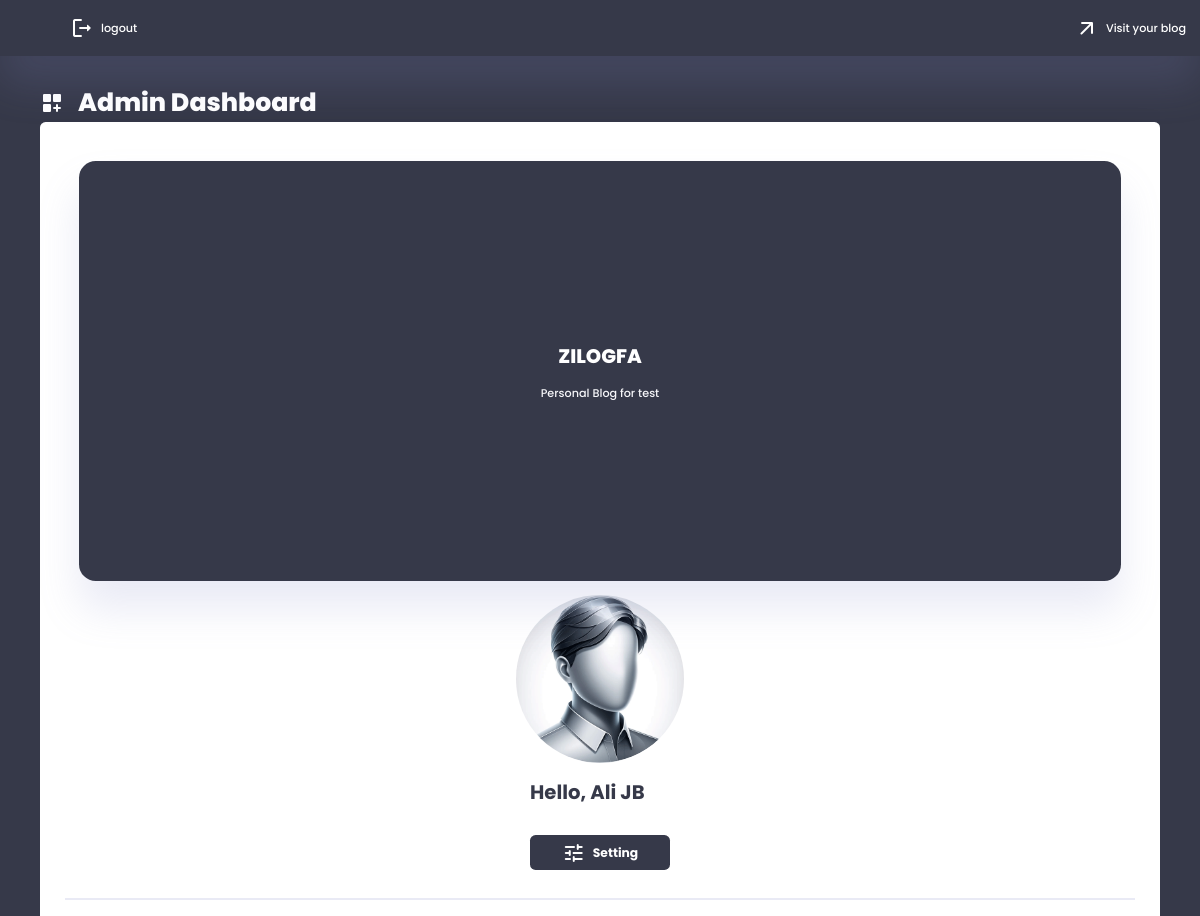
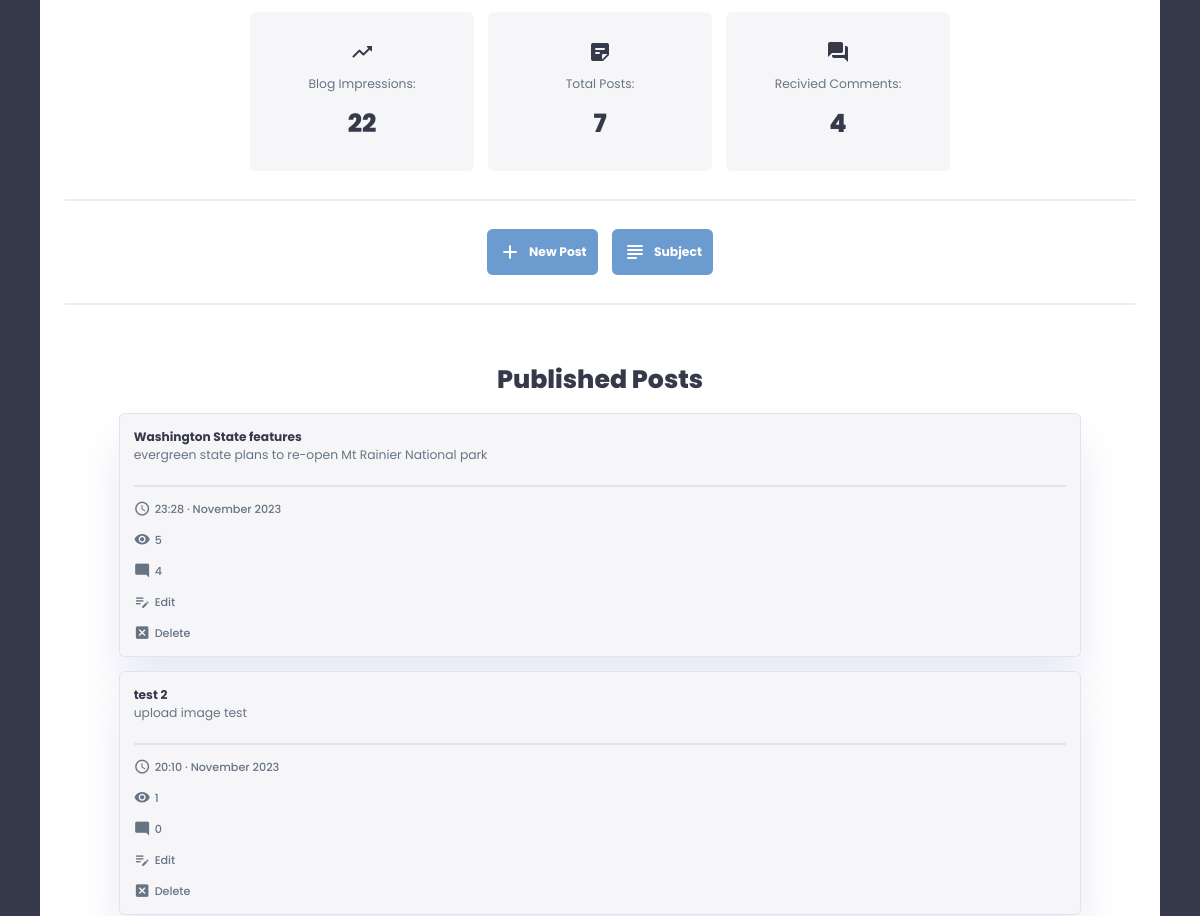
Before: /auth/admin_dashboard (signed in, upper part) with the older database file (2 pictures, top to bottom).
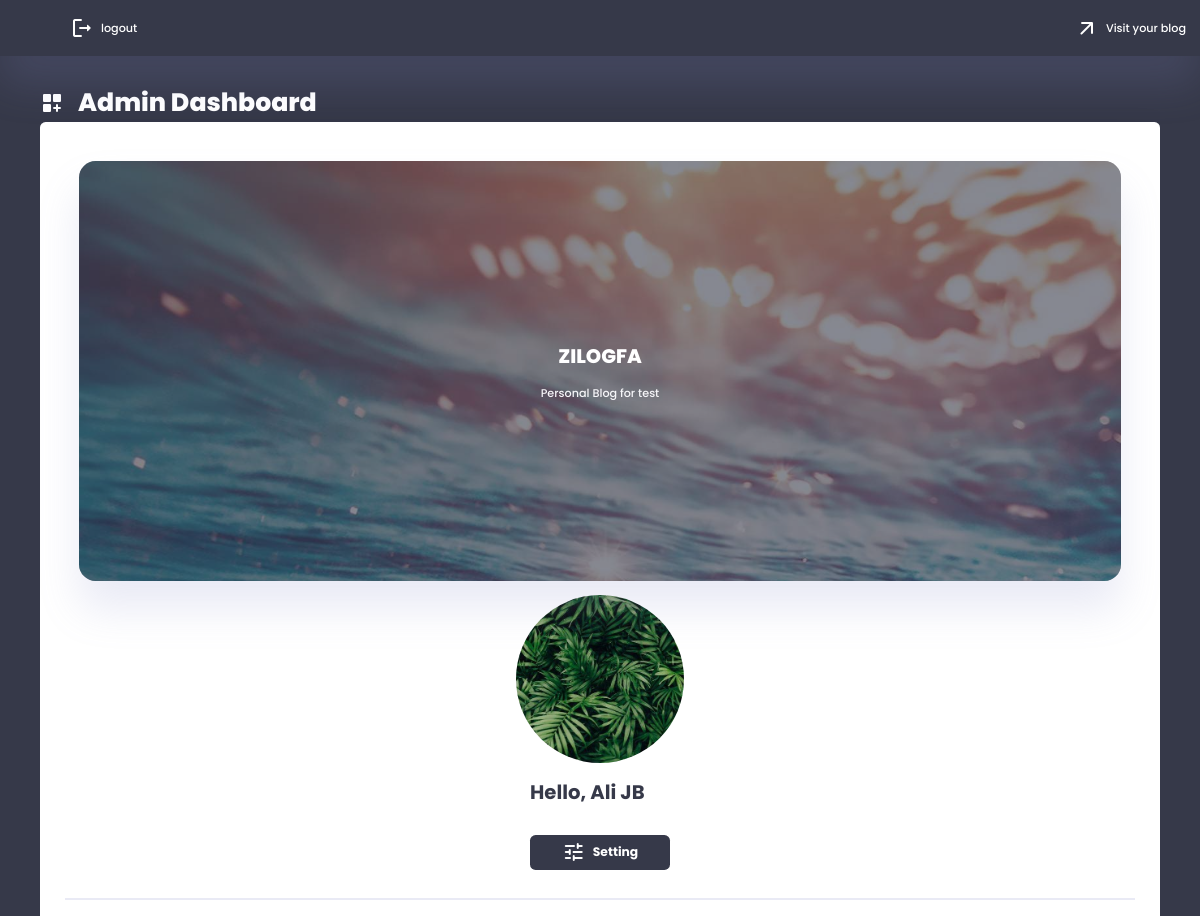
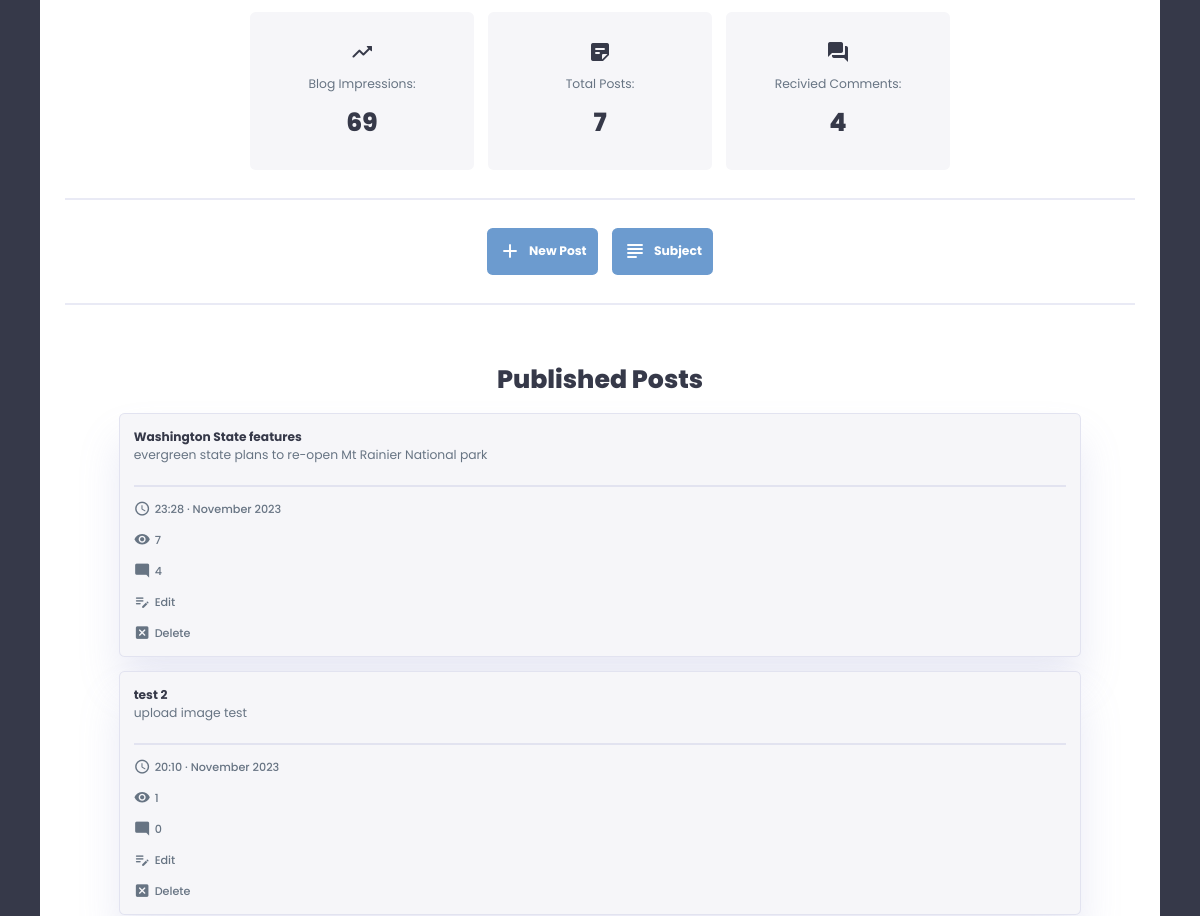
After: the same page with the newer database file (2 pictures, top to bottom).
### app/models/blog.py (models this page shows, shortened)
class Blog(db.Model, UserMixin):
    __tablename__ = 'blog'
    id = db.Column(db.Integer, primary_key=True)
    email = db.Column(db.String(120), unique=True, nullable=False)
    password = db.Column(db.String(80), nullable=False)
    subdomain = db.Column(db.String(100), unique=True, nullable=False)
    blog_title = db.Column(db.String(40), nullable=True)
    blog_subtitle = db.Column(db.String(100), nullable=True)
    blog_about = db.Column(db.Text, nullable=True)
    author = db.Column(db.String(100), nullable=True)
    author_bio = db.Column(db.Text, nullable=True)
    profile_pic = db.Column(db.String(20), nullable=True)
    header_pic = db.Column(db.String(20), nullable=True)
    created_at = db.Column(db.DateTime, nullable=False, default=datetime.utcnow)
    impressions = db.Column(db.Integer, default=0)
    is_block = db.Column(db.Boolean, default=False)
    posts = relationship('Post', back_populates='blog')
    comments = db.relationship('Comment', back_populates='blog')

### app/models/post.py (models this page shows)
class Post(db.Model):
    __tablename__ = 'post'
    id = db.Column(db.Integer, primary_key=True)
    blog_id = db.Column(db.Integer, db.ForeignKey('blog.id'), nullable=False)
    title = db.Column(db.String(100), nullable=False)
    subtitle = db.Column(db.String(150), nullable=True)
    body = db.Column(db.Text, nullable=False)
    post_pic = db.Column(db.String(20), nullable=True)
    views = db.Column(db.Integer, default=0)
    created_at = db.Column(db.DateTime, nullable=False, default=datetime.utcnow)
    blog = relationship('Blog', back_populates='posts')
    subjects = db.relationship('Subject', secondary='post_subject_association', back_populates='posts')
    comments = db.relationship('Comment', lazy=True)

### app/routes/auth_routes.py (the view)
@auth_routes.route('/admin_dashboard')
@login_required
def admin_dashboard():
    posts = Post.query.order_by(Post.created_at.desc()).all()
    return render_template('auth/admin_dashboard.html', current_user=current_user, posts=posts)

### app/__init__.py (called while the page is built)
@login_manager.user_loader
def load_user(blog_id):
    return Blog.query.get(int(blog_id))

### app/routes/auth_routes.py (called while the page is built)
@auth_routes.before_request
def before_request():
    g.csrf_token = generate_csrf()  # from flask import g

### app/templates/auth/admin_dashboard.html
{% extends 'admin_base.html' %}
{% block admin %}
<a class="dashboard_title" href="#">
    <span class="material-icons-round">dashboard_customize</span>
    <h1>Admin Dashboard</h1>
</a>
<div class="admin_panel">
    <div class="admin_info">
        <div class="admin_header">
            {% if current_user.header_pic %}
                <img src="{{url_for('static', filename='images/header_pictures/' + current_user.header_pic)}}">
            {% endif %}
            <div class="admin_title">
                <h1>{{current_user.blog_title}}</h1>
                <h3>{{current_user.blog_subtitle}}</h3>
            </div>
        </div>
        <div class="admin_img">
            {% if current_user.profile_pic %}
            <img src="{{url_for('static', filename='images/profile_pictures/' + current_user.profile_pic)}}">
            {% else %}
            <img src="{{url_for('static', filename='images/main/blank-profile-pic.png')}}">
            {% endif %}
        </div>
        <div class="admin_bio">
            <h3>Hello, {{current_user.author}}</h3>
            <a href="{{ url_for('auth.setting') }}"><span class="material-icons-round">tune</span>Setting</a>
        </div>
    </div>
    <hr class="hr-100">
    <div class="analysis">
        <div>
            <span class="material-icons-round">trending_up</span>
            <p>Blog Impressions:</p>
            <h1>{{current_user.impressions}}</h1>
        </div>
        <div>
            <span class="material-icons-round">sticky_note_2</span>
            <p>Total Posts:</p>
            <h1>{{current_user.posts | length}}</h1>
        </div>
        <div>
            <span class="material-icons-round">question_answer</span>
            <p>Recivied Comments:</p>
            <h1>{{current_user.comments | length}}</h1>
        </div>
    </div>
    <hr class="hr-100">
    <div class="new_post_btn">
        <a href="{{ url_for('auth.create_post') }}"><span class="material-icons-round">add</span>New Post</a>
        <a href="{{url_for('auth.create_subject')}}"><span class="material-icons-round">subject</span>Subject</a>
    </div>
    <hr class="hr-100">
    <div class="pre_posts">
        <h1>Published Posts</h1>
        {% if posts %}
        {% for post in posts %}
        <div class="pre_tab">
            <div class="title">
                <a href="#">
                    <h3>{{post.title}}</h3>
                    <p>{{post.subtitle}}</p>
                </a>
            </div>
            <hr class="line">
            <div class="btn_sec">
                <h3><span class="material-icons-round">schedule</span>{{post.created_at.strftime('%H:%M · %B %Y')}}</h3>
                <h3><span class="material-icons-round">visibility</span>{{post.views}}</h3>
                <h3><span class="material-icons-round">mode_comment</span>{{ post.comments|length}}</h3>
                <a href="{{ url_for('auth.edit_post', post_id=post.id) }}">
                    <span class="material-icons-round">edit_note</span>
                    <h3>Edit</h3>
                </a>
                <a href="#" class="delete-post" data-post-id="{{ post.id }}">
                    <span class="material-icons-round">disabled_by_default</span>
                    <h3>Delete</h3>
                </a>
            </div>
        </div>
        {% endfor %}
        {% endif %}
    </div>
</div>
{% endblock %}

### app/templates/admin_base.html
{% extends 'base.html' %}
{% block content %}
<header class="admin_header">
    <div class="nexlog">
        <a href="{{ url_for('auth.logout') }}" target="_blank">
            <span class="material-icons-round">logout</span>
            <h3>logout</h3>
        </a>
    </div>
    <div class="visitBlog">
        <a href="{{url_for('blog.blog', user_subdomain=current_user.subdomain)}}" target="_blank">
            <span class="material-icons-round">arrow_outward</span>
            <h3>Visit your blog</h3>
        </a>
    </div>
</header>
<div class="admin_main">
    <div class="admin_sec">
        {% block admin %}
        {% endblock%}
    </div>
</div>
{% endblock %}

### app/templates/base.html (shortened to what this page needs)
<!DOCTYPE html>
<html lang="en">
<head>
    <link rel="stylesheet" href="{{url_for('static', filename='css/root.css')}}">
    <link rel="stylesheet" href="{{url_for('static', filename='css/styles.css')}}">
    <link rel="stylesheet" href="{{url_for('static', filename='css/main.css')}}">
    <link rel="stylesheet" href="{{url_for('static', filename='css/register.css')}}">
    <link rel="stylesheet" href="{{url_for('static', filename='css/login.css')}}">
    <link rel="stylesheet" href="{{url_for('static', filename='css/admin.css')}}">
    <link rel="stylesheet" href="{{url_for('static', filename='css/blog.css')}}">
    <link rel="stylesheet" href="{{url_for('static', filename='css/custom_input.css')}}">
</head>
<body>
    <main>
        {% block content %}
        {% endblock %}
    </main>
</body>
</html>

### app/static/css/root.css (style rules this page uses)
:root { --color-primary: #6C9BCF; --color-danger: #FF0060; --color-success: #1B9C85; --color-warning: #F7D060; --color-white: #fff; --color-info-dark: #7d8da1; --color-dark: #363949; --color-light: rgba(132, 139, 200, 0.18); --color-dark-variant: #677483; --color-background: #f6f6f9; --card-border-radius: 2rem; --border-radius-1: 0.4rem; --border-radius-2: 1.2rem; --card-padding: 1.8rem; --padding-1: 1.2rem; --box-shadow: 0 2rem 3rem var(--color-light); --box-shadow-dark: 0 2rem 3rem rgba(23, 26, 13, 0.3); --inner-shadow: inset 0.1rem 0.1rem 0.5rem var(--color-light); --transition-1: all 0.3s ease; --clr-wheat: #E9D985; --clr-mint: #BCD8C1; --clr-tqz: #439A86; --clr-dark-tqz: #007991; --clr-navy: #222E50; --clr-purple: #8a2be2; --clr-blue: #73C2FB; }
* { margin: 0; padding: 0; outline: 0; appearance: 0; border: 0; text-decoration: none; box-sizing: border-box; }
html { font-size: 14px; }
body { width: 100vw; height: 100vh; font-family: 'Poppins', sans-serif; font-size: 0.88rem; user-select: none; overflow-x: hidden; color: var(--color-dark); background-color: var(--color-background); }
a { color: var(--color-dark); }
img { display: block; width: 100%; object-fit: cover; }
h1 { font-weight: 800; font-size: 1.8rem; }
h3 { font-weight: 500; font-size: 0.87rem; }
p { color: var(--color-dark-variant); }

### app/static/css/styles.css (style rules this page uses)
header { display: flex; flex-direction: row; align-items: center; text-align: center; z-index: 1; padding-left: 4rem; width: 100vw; height: 4rem; top: 0; color: var(--color-dark); background-color: var(--color-white); box-shadow: var(--boxshadow); }

Changed rows visible on the page:
changed Blog "ZILOGFA": header_pic: picture added; profile_pic: picture added; impressions "22" → "69"
changed Post "evergreen state plans to re-open Mt Rainier National park": views "5" → "7"
